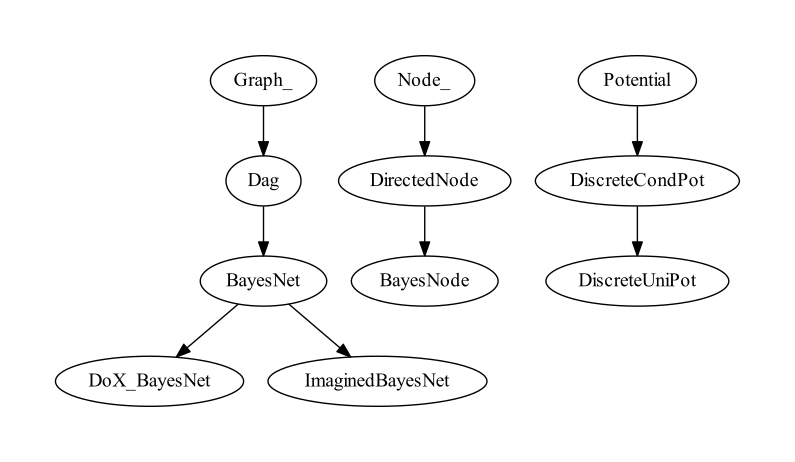

Python code for this plot:
import pyclbr
import os
import pprint as pp
import networkx as nx
import graphviz as gv
from shutil import copyfile

"""
The purpose of this script is to generate a file called classgraph.pdf 
with the class graph for qubiter. The script also generates a file called 
classgraph_orphans.html that lists the orphan classes. Orphan classes (i.e., 
classes with no parents or children) don't show up in classgraph.pdf. 
"""

# cl_to_data = pyclbr.readmodule("SEO_reader")
# print(name_to_data)

# create cl_to_parents: dict[str, list[str]]
cl_to_parents = {}

dir_whitelist = [
    "./",
    'graphs',
    'nodes',
    'potentials'
    ]
file_blacklist = [
    '__init__.py',
    'run_all_nb.py',
    'run_all_py.py',
    'classgraph.py',
    'MyExceptions.py'
]

def fix(name):
    # Graphviz/pydot get confused if use
    # these terms for node names
    if name in ['Graph', 'Node']:
        name += "_"
    return name

for dir_name in dir_whitelist:
    for fname in os.listdir(dir_name):
        if fname[-3:] == '.py' and fname not in file_blacklist:
            # print("mmmnnnn", dir_name, fname)
            cl_to_data = pyclbr.readmodule(fname[:-3],
                        [os.path.abspath(dir_name)])
            for cl_name, cl_desc in cl_to_data.items():
                if os.path.basename(cl_desc.file) != fname:
                    continue
                pa_list = [fix(x.name) for x in cl_desc.super]
                cl_to_parents[fix(cl_name)] = pa_list
pp.pprint(cl_to_parents)

# create nx graph and orphans list from cl_to_parents
nx_graph = nx.DiGraph()
roots = []
for nd, pa_list in cl_to_parents.items():
    for pa in pa_list:
        nx_graph.add_edge(pa, nd)
    if not pa_list:
        roots.append(nd)
orphans = []
for nd in roots:
    if nd not in nx_graph:
        orphans.append(nd)
orphans.sort()

# write dot file from nx_graph
nom = 'classgraph'
dot_name = nom + '.dot'
nx.nx_pydot.write_dot(nx_graph, dot_name)

# write pdf file from dot file
with open(dot_name, 'r') as fi:
    src = gv.Source(fi.read())
src.render(dot_name, view=False, format='pdf')
pdf_name = nom + '.pdf'
copyfile(dot_name + '.pdf', pdf_name)
os.remove(dot_name + '.pdf')

# write txt file listing orphans (not shown in classgraph)
orp_name = 'classgraph_orphans.html'
with open(orp_name, 'w') as fi:
    fi.write('<html><body>\n')
    fi.write('<ol>\n')
    for nd in orphans:
        fi.write('<li>' + nd + '\n')
    fi.write('</ol>\n')
    fi.write('</body></html>')
